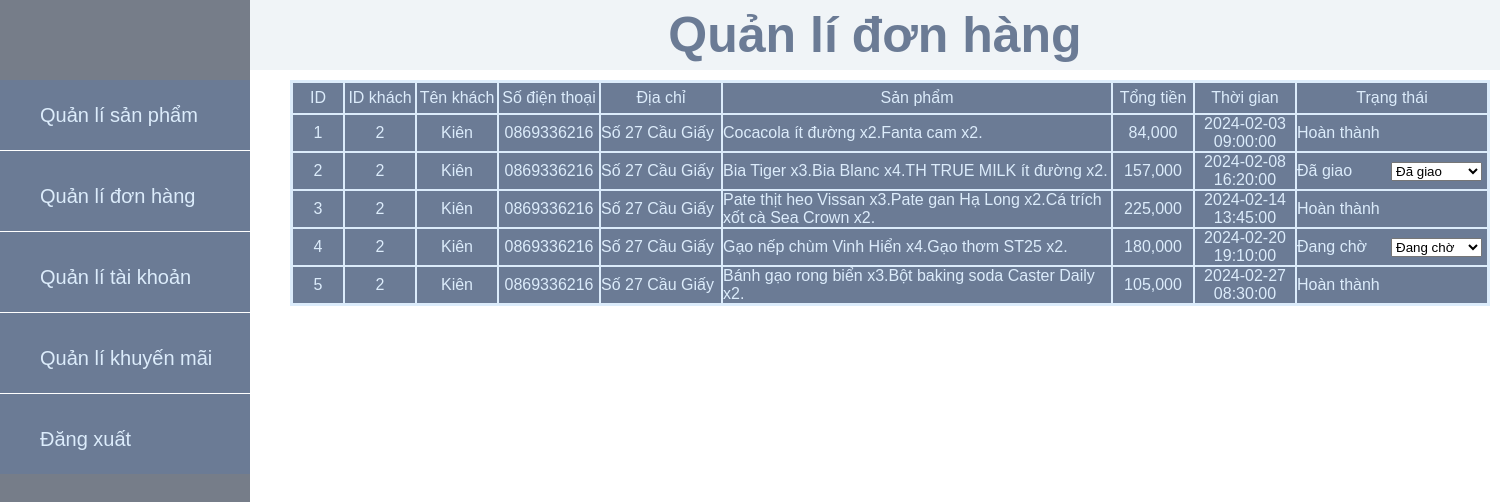
Screenshot of /admin/order-management.php with the database file from the repository.
### tables this page shows
CREATE TABLE order_purchase (
    order_id INT AUTO_INCREMENT PRIMARY KEY,
    account_id INT,
    order_date TIMESTAMP DEFAULT CURRENT_TIMESTAMP,
    total_amount INT NOT NULL,
    order_status ENUM('pending', 'delivered', 'completed', 'canceled') DEFAULT 'pending',
    FOREIGN KEY (account_id) REFERENCES account(account_id) ON DELETE SET NULL
);

CREATE TABLE account (
    account_id INT AUTO_INCREMENT PRIMARY KEY,
    username VARCHAR(50) UNIQUE NOT NULL,
    password VARCHAR(255) NOT NULL,
    name VARCHAR(100) NULL,
    account_phone VARCHAR(15) ,
    address VARCHAR(100) NULL,
    point INT DEFAULT 0,
    coin INT DEFAULT 0,
    account_status ENUM('Active', 'Inactive') DEFAULT 'Active'
);

CREATE TABLE order_detail (
    order_detail_id INT AUTO_INCREMENT PRIMARY KEY,
    order_id INT,
    product_id INT,
    quantity INT NOT NULL,
    price INT NOT NULL,
    FOREIGN KEY (order_id) REFERENCES order_purchase(order_id) ON DELETE CASCADE,
    FOREIGN KEY (product_id) REFERENCES product(product_id) ON DELETE CASCADE
);

CREATE TABLE product (
    product_id INT AUTO_INCREMENT PRIMARY KEY,
	product_name VARCHAR(100) NOT NULL,
	stock_quantity INT DEFAULT 0,
    price INT NOT NULL,
    product_img VARCHAR(100) NOT NULL,
    category VARCHAR(100) NOT NULL,
    supplier VARCHAR(100) NOT NULL
);

### process/order_management_process.php (called while the page is built, shortened)
<?php
    $order_status = [
        "pending" => "Đang chờ",
        "delivered" => "Đã giao",
        "completed" => "Hoàn thành",
        "canceled" => "Hủy đơn"
    ];
?>

### admin/order-management.php (the view, shortened to what this page needs)
<!DOCTYPE html>
<html lang="en">
<head>
    <link rel="stylesheet" href="../assets/style.css?v=61">
    <?php include '../config/database.php'; ?>
    <?php include '../process/order_management_process.php'; ?>
</head>
<body class="page-index">
    <div class="container">
        <h1 class="title">Quản lí đơn hàng</h1>
        <div class="content">
            <div class="order_container">
                <table  class="data_table">
                <tr>
                    <td style="width:50px">ID</td>
                    <td style="width:70px">ID khách </td>
                    <td style="width:80px">Tên khách</td>
                    <td style="width:100px">Số điện thoại</td>
                    <td style="width:120px">Địa chỉ</td>
                    <td>Sản phẩm</td>
                    <td style="width:80px">Tổng tiền</td>
                    <td style="width:100px">Thời gian</td>
                    <td style="width:190px">Trạng thái</td>
                </tr>
            <?php
            $result = $conn->query(
                "SELECT o.order_id ,a.account_id, a.name, a.account_phone, a.address, o.total_amount, o.order_date, o.order_status
            FROM account a
            INNER JOIN order_purchase o ON a.account_id = o.account_id
            ");
                if($result->num_rows == 0){
                    echo '<tr><td colspan="9">Không có đơn hàng nào.</td></tr>';
                }else{
                    while($row=$result->fetch_assoc()){
                        echo '
                        <tr class="order_td">
                            <td>
                                <div class="center">'.$row['order_id'].'</div>
                            </td>
                            <td>
                                <div class="center">'.$row['account_id'].'</div>
                            </td>
                            <td>
                                <div class="center">'.$row['name'].'</div>
                            </td>
                            <td>
                                <div class="center">'.$row['account_phone'].'</div>
                            </td>
                            <td>
                                <div>'.$row['address'].'</div>
                            </td>
                            <td>
                                <div>';
                                $result1 = $conn->query(
                                    "SELECT o.quantity, p.product_name
                                    FROM product p
                                    INNER JOIN order_detail o ON p.product_id = o.product_id
                                    Where order_id = '{$row['order_id']}'
                                ");
                                while($row1=$result1->fetch_assoc()){
                                    echo $row1["product_name"].' x'. $row1["quantity"].'.';
                                }
                                echo'</div>
                            </td>
                            <td>
                                <div class="center">'.number_format($row['total_amount']).'</div>
                            </td>
                            <td>
                                <div class="center">'.$row['order_date'].'</div>
                            </td>
                            <td >
                                <form method="post" action="" id ="order_status_form">
                                    <input type="hidden" name="account_id"  value="'.$row['account_id'].'" >
                                    <input type="hidden" name="total_amount"  value="'.$row['total_amount'].'" >
                                    <input type="hidden" name="order_id"  value="'.$row['order_id'].'" >
                                    <div class="status_td">
                                    <span class="status_label">';
                                    foreach($order_status as $key => $value){
                                    if($row['order_status']== $key){
                                        echo $value;
                                        }
                                    };
                                    echo'</span>
                                    <span style="display:'.$_SESSION['status_selectdisplay'][$row['order_id']].'">
                                    <select name="order_status_select" onchange="this.form.submit();">
                                        <option selected disabled>--Chọn--</option>
                                        <option value="pending"'.($_SESSION['order_status_select'][$row['order_id']]== "pending" ? 'selected' : '').'>Đang chờ</option>
                                        <option value="delivered"'.($_SESSION['order_status_select'][$row['order_id']]== "delivered" ? 'selected' : '').'>Đã giao</option>
                                        <option value="completed"'.($_SESSION['order_status_select'][$row['order_id']]== "completed" ? 'selected' : '').'>Hoàn thành</option>
                                        <option value="canceled"'.($_SESSION['order_status_select'][$row['order_id']]== "canceled" ? 'selected' : '').'>Hủy đơn</option>
                                    </select>
                                    </span>
                                    </div>
                                 </form>
                            </td>
                        </tr>';
                    }
                }
            ?>
                </table>
            </div>
        </div>
    </div>
    <?php include '../includes/sidebar-admin.php'; ?>
</body>
</html>

### assets/style.css (style rules this page uses)
* { margin: 0; padding: 0; }
body { height: 100hv; font-family: Arial, Helvetica, sans-serif; }
.page-index { background-color: #FFF; }
.title { color: #6b7b95; font-size: 50px; background-color: #f0f4f7; height: 70px; display: flex; justify-content: center; align-items: center; margin-left: 250px; }
.content { margin-left: 250px; }
.data_table { background-color: #dcecfb; width: 1200px; margin-top: 10px; margin-left: 40px; margin-bottom: 10px; padding: 1px; }
.content table tr td { background-color: #6b7b95; color: #dcecfb; height: 30px; text-align: center; }
.order_td select { text-align: left; margin-left: 10px; }
.order_td td div { text-align: left; }
.order_td .center { text-align: center; }
.order_td .status_label { display: inline-block; width: 84px; }
.status_td { display:flex; }

### rows the page displays
order_purchase: order_id "1", account.account_id "2", account.name "Kiên", account.account_phone "0869336216", account.address "Số 27 Cầu Giấy", total_amount "84,000", order_date "2024-02-03 09:00:00", value "Hoàn thành"
order_detail: product.product_name "Cocacola ít đường", quantity "2"
order_detail: product.product_name "Fanta cam", quantity "2"
order_purchase: order_id "2", account.account_id "2", account.name "Kiên", account.account_phone "0869336216", account.address "Số 27 Cầu Giấy", total_amount "157,000", order_date "2024-02-08 16:20:00", value "Đã giao", order_status_select "Đã giao"
order_detail: product.product_name "Bia Tiger", quantity "3"
order_detail: product.product_name "Bia Blanc", quantity "4"
order_detail: product.product_name "TH TRUE MILK ít đường", quantity "2"
order_purchase: order_id "3", account.account_id "2", account.name "Kiên", account.account_phone "0869336216", account.address "Số 27 Cầu Giấy", total_amount "225,000", order_date "2024-02-14 13:45:00", value "Hoàn thành"
order_detail: product.product_name "Pate thịt heo Vissan", quantity "3"
order_detail: product.product_name "Pate gan Hạ Long", quantity "2"
order_detail: product.product_name "Cá trích xốt cà Sea Crown", quantity "2"
order_purchase: order_id "4", account.account_id "2", account.name "Kiên", account.account_phone "0869336216", account.address "Số 27 Cầu Giấy", total_amount "180,000", order_date "2024-02-20 19:10:00", value "Đang chờ", order_status_select "Đang chờ"
order_detail: product.product_name "Gạo nếp chùm Vinh Hiển", quantity "4"
order_detail: product.product_name "Gạo thơm ST25", quantity "2"
order_purchase: order_id "5", account.account_id "2", account.name "Kiên", account.account_phone "0869336216", account.address "Số 27 Cầu Giấy", total_amount "105,000", order_date "2024-02-27 08:30:00", value "Hoàn thành"
order_detail: product.product_name "Bánh gạo rong biển", quantity "3"
order_detail: product.product_name "Bột baking soda Caster Daily", quantity "2"
